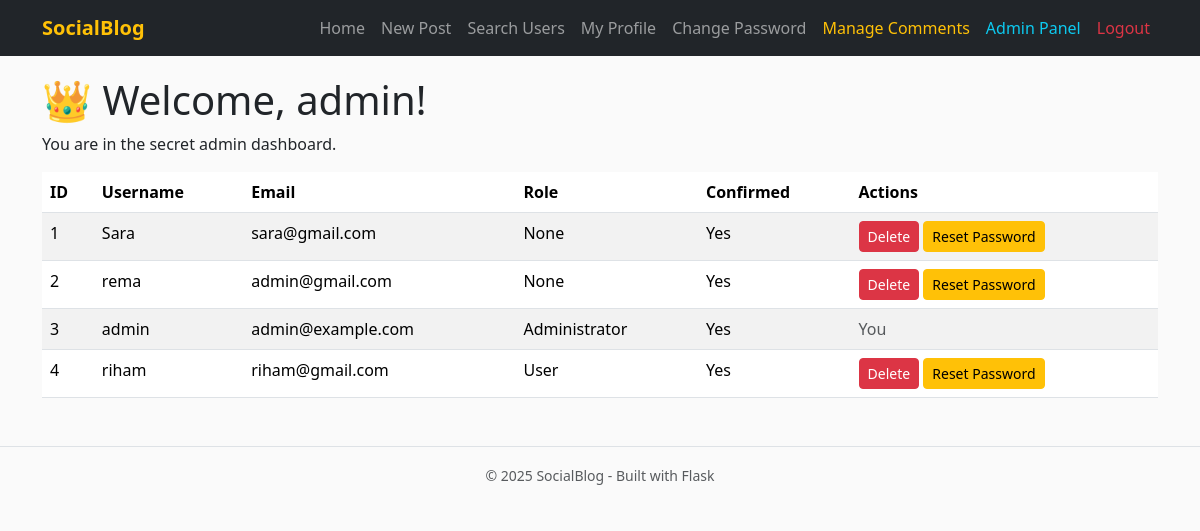
/admin (signed in), run on the app's committed database.
### app/models.py (models this page shows, shortened)
class User(UserMixin, db.Model):
    __tablename__ = "users"
    id = db.Column(db.Integer, primary_key=True)
    username = db.Column(db.String(64), unique=True, index=True)
    email = db.Column(db.String(120), unique=True, index=True)
    password_hash = db.Column(db.String(128))
    confirmed = db.Column(db.Boolean, default=False)
    role_id = db.Column(db.Integer, db.ForeignKey('roles.id'))
    name = db.Column(db.String(64))
    location = db.Column(db.String(64))
    bio = db.Column(db.Text())
    member_since = db.Column(db.DateTime(), default=db.func.now())
    last_seen = db.Column(db.DateTime(), default=db.func.now())
    posts = db.relationship('Post', backref='author', lazy='dynamic')
    comments = db.relationship('Comment', backref='author', lazy='dynamic')
    followed = db.relationship(
        'Follow',
        foreign_keys=[Follow.follower_id],
        backref=db.backref('follower', lazy='joined'),
        lazy='dynamic',
        cascade='all, delete-orphan'
    )
    followers = db.relationship(
        'Follow',
        foreign_keys=[Follow.followed_id],
        backref=db.backref('followed', lazy='joined'),
        lazy='dynamic',
        cascade='all, delete-orphan'
    )
    def can(self, perm):
        return self.role is not None and (self.role.permissions & perm) == perm
    def is_administrator(self):
        return self.can(Permission.ADMIN)
    @property
    def password(self):
        raise AttributeError("password is not readable")
    def ping(self):
        self.last_seen = datetime.utcnow()
        db.session.add(self)
        db.session.commit()

class Role(db.Model):
    __tablename__ = 'roles'
    id = db.Column(db.Integer, primary_key=True)
    name = db.Column(db.String(64), unique=True)
    default = db.Column(db.Boolean, default=False, index=True)
    permissions = db.Column(db.Integer)
    users = db.relationship('User', backref='role', lazy='dynamic')

### app/main/views.py (the view)
@main.route('/admin')
@login_required
def admin_dashboard():
    if not current_user.is_administrator():
        abort(404)
    users = User.query.all()
    return render_template('admin_dashboard.html', users=users)

### app/auth/views.py (called while the page is built)
@auth.before_app_request
def before_request():
    if current_user.is_authenticated:
        current_user.ping()
        if not current_user.confirmed \
                and request.blueprint != 'auth' \
                and request.endpoint != 'static':
            return redirect(url_for('auth.unconfirmed'))

### app/models.py (called while the page is built)
@login_manager.user_loader
def load_user(user_id):
    return User.query.get(int(user_id))

### app/templates/admin/admin_dashboard.html (shortened to what this page needs)
{% extends "base.html" %}
{% block content %}
<div class="page-header">
  <h1>👑 Welcome, {{ current_user.username }}!</h1>
  <p>You are in the secret admin dashboard.</p>
</div>
{% if users %}
<table class="table table-striped">
  <thead>
    <tr>
      <th>ID</th>
      <th>Username</th>
      <th>Email</th>
      <th>Role</th>
      <th>Confirmed</th>
      <th>Actions</th>
    </tr>
  </thead>
  <tbody>
    {% for user in users %}
    <tr>
      <td>{{ user.id }}</td>
      <td>{{ user.username }}</td>
      <td>{{ user.email }}</td>
      <td>{{ user.role.name if user.role else 'None' }}</td>
      <td>{{ 'Yes' if user.confirmed else 'No' }}</td>
      <td>
        {% if user != current_user %}
        <form action="{{ url_for('main.delete_user', user_id=user.id) }}" method="post" style="display:inline;">
          <button class="btn btn-sm btn-danger" onclick="return confirm('Delete this user?')">Delete</button>
        </form>
        <a href="{{ url_for('main.reset_password', user_id=user.id) }}" class="btn btn-sm btn-warning">Reset Password</a>
        {% else %}
        <span class="text-muted">You</span>
        {% endif %}
      </td>
    </tr>
    {% endfor %}
  </tbody>
</table>
{% else %}
  <p>No users found in the database.</p>
{% endif %}
{% endblock %}

### app/templates/base.html (style rules this page uses)
body { padding-top: 60px; background-color: #fafafa; }

### data on the page
User: username "admin", id "3", email "admin@example.com", role "Administrator", confirmed "Yes", shows "You"
User: id "1", username "Sara", email "sara@gmail.com", role "None", confirmed "Yes"
User: id "2", username "rema", email "admin@gmail.com", role "None", confirmed "Yes"
User: id "4", username "riham", email "riham@gmail.com", role "User", confirmed "Yes"

### other printed values
{{ current_year or 2025 }} "2025"
